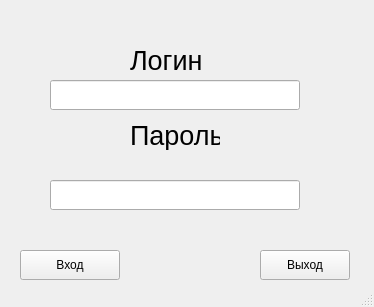
<?xml version="1.0" encoding="UTF-8"?>
<ui version="4.0">
 <class>MainWindow</class>
 <widget class="QMainWindow" name="MainWindow">
  <property name="geometry">
   <rect>
    <x>0</x>
    <y>0</y>
    <width>374</width>
    <height>307</height>
   </rect>
  </property>
  <property name="windowTitle">
   <string>Авторизация</string>
  </property>
  <property name="styleSheet">
   <string notr="true"/>
  </property>
  <widget class="QWidget" name="centralwidget">
   <widget class="QPushButton" name="pb_auth">
    <property name="geometry">
     <rect>
      <x>20</x>
      <y>250</y>
      <width>100</width>
      <height>30</height>
     </rect>
    </property>
    <property name="styleSheet">
     <string notr="true"/>
    </property>
    <property name="text">
     <string>Вход</string>
    </property>
   </widget>
   <widget class="QPushButton" name="pb_exit">
    <property name="geometry">
     <rect>
      <x>260</x>
      <y>250</y>
      <width>90</width>
      <height>30</height>
     </rect>
    </property>
    <property name="styleSheet">
     <string notr="true"/>
    </property>
    <property name="text">
     <string>Выход</string>
    </property>
   </widget>
   <widget class="QLabel" name="label">
    <property name="geometry">
     <rect>
      <x>130</x>
      <y>50</y>
      <width>80</width>
      <height>20</height>
     </rect>
    </property>
    <property name="font">
     <font>
      <pointsize>20</pointsize>
     </font>
    </property>
    <property name="styleSheet">
     <string notr="true"/>
    </property>
    <property name="text">
     <string>Логин</string>
    </property>
   </widget>
   <widget class="QLabel" name="label_2">
    <property name="geometry">
     <rect>
      <x>130</x>
      <y>120</y>
      <width>90</width>
      <height>30</height>
     </rect>
    </property>
    <property name="font">
     <font>
      <pointsize>20</pointsize>
     </font>
    </property>
    <property name="styleSheet">
     <string notr="true"/>
    </property>
    <property name="text">
     <string>Пароль</string>
    </property>
   </widget>
   <widget class="QLineEdit" name="lineEdit_log">
    <property name="geometry">
     <rect>
      <x>50</x>
      <y>80</y>
      <width>250</width>
      <height>30</height>
     </rect>
    </property>
   </widget>
   <widget class="QLineEdit" name="lineEdit_psw">
    <property name="geometry">
     <rect>
      <x>50</x>
      <y>180</y>
      <width>250</width>
      <height>30</height>
     </rect>
    </property>
   </widget>
  </widget>
  <widget class="QStatusBar" name="statusbar"/>
 </widget>
 <resources/>
 <connections/>
</ui>
